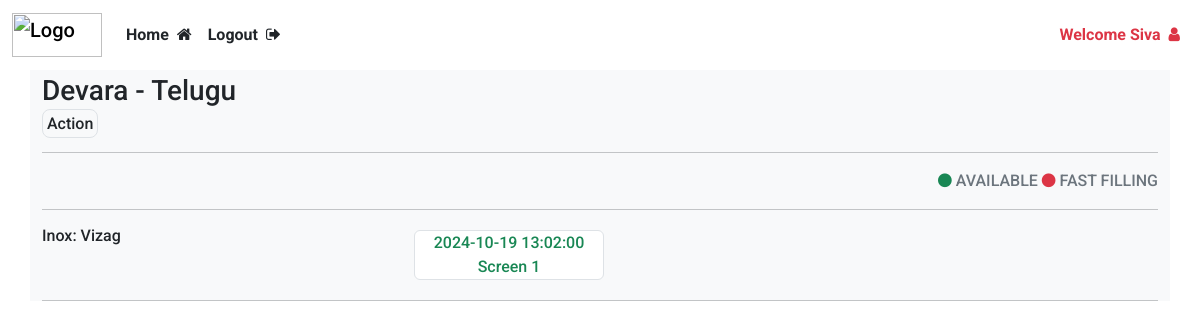
The page /theater/1 (signed in) on the database its author committed.
### website/models.py (models this page shows)
class User(db.Model, UserMixin):
    id = db.Column(db.Integer , primary_key=True)
    email = db.Column(db.String(150), unique = True)
    password = db.Column(db.String(150))
    name = db.Column(db.String(150))
    phone = db.Column(db.String(15), nullable=True)
    is_admin = db.Column(db.Boolean, default=False)
    bookings = db.relationship('Booking', backref='user', lazy=True ,cascade="all, delete-orphan")

class Movie(db.Model):
    id = db.Column(db.Integer, primary_key=True)
    title = db.Column(db.String(150), nullable=False)
    description = db.Column(db.Text, nullable=True)
    duration = db.Column(db.Integer, nullable=False)  # Duration in minutes
    language = db.Column(db.String(50), nullable=False)
    release_date = db.Column(db.Date, nullable=False)
    genre = db.Column(db.String(100), nullable=False)
    image = db.Column(db.String(200), nullable= True)
    screenings = db.relationship('Screening', backref='movie', lazy=True, cascade="all, delete-orphan")

class Cinema(db.Model):
    id = db.Column(db.Integer, primary_key=True)
    name = db.Column(db.String(100), nullable=False)
    location = db.Column(db.String(200), nullable=False)
    total_screens = db.Column(db.Integer, nullable=False)
    screenings = db.relationship('Screening', backref='cinema', lazy=True, cascade="all, delete")

class Screening(db.Model):
    id = db.Column(db.Integer, primary_key=True)
    movie_id = db.Column(db.Integer, db.ForeignKey('movie.id'), nullable=False)
    cinema_id = db.Column(db.Integer, db.ForeignKey('cinema.id'), nullable=False)
    screen_number = db.Column(db.Integer, nullable=False)
    start_time = db.Column(db.DateTime, nullable=False)
    end_time = db.Column(db.DateTime, nullable=False)
    price = db.Column(db.Float, nullable=False)
    bookings = db.relationship('Booking', backref='screening', lazy=True)

### website/views.py (the view)
@views.route('/theater/<int:movie_id>')
@login_required
def theater_details(movie_id):
    movie = Movie.query.get(movie_id)
    screenings = Screening.query.filter_by(movie_id = movie.id).order_by(Screening.start_time.asc()).all()
    cinemas = []
    for screening in screenings:
        cinema = Cinema.query.get(screening.cinema_id)
        if  cinema not in cinemas:
            cinemas.append(cinema)
    return render_template('theater_list.html', user= current_user, movie=movie, screenings= screenings, cinemas=cinemas)

### website/templates/theater_list.html (shortened to what this page needs)
{% extends "base.html" %}
{% block content %}
<div>
        <span class="fs-3">{{movie.title}} - </span>
        <span class="fs-3">{{movie.language}}</span><br>
        <span class="border p-1 rounded-3">{{movie.genre}}</span>
        <hr>
</div>
<div class="text-end">
    <i class="fa fa-circle text-success " aria-hidden="true"></i> <span class="text-secondary">AVAILABLE</span>
    <i class="fa fa-circle text-danger" aria-hidden="true"></i> <span class="text-secondary">FAST FILLING</span>
    <hr>
</div>
{% for cinema in cinemas %}
<div class="row mb-3">
    <div class="col-12 col-lg-4">
        <h6>{{cinema.name}}: {{cinema.location}}</h6>
    </div>
    <div class="col-12 col-lg-8">
        <div class="row d-flex flex-wrap cursor-pointer ">
            {% for screening in screenings %}
                {% if screening.cinema_id == cinema.id %}
                    <a href="{{url_for('views.show_seats', screening_id = screening.id)}}"
                       class="col-11 col-sm-6 col-md-4 col-lg-3 border text-center m-1 text-success bg-white rounded text-decoration-none">
                        <p class="mb-0" style="cursor: pointer;">{{screening.start_time}}</p>
                        <p class="mt-0 mb-0" style="cursor: pointer;">Screen {{screening.screen_number}}</p>
                    </a>
                {% endif %}
            {% endfor %}
        </div>
    </div>
</div>
<hr>
{% endfor %}
{% endblock %}

### website/templates/base.html (shortened to what this page needs)
<html>
    <head>
        <link rel="stylesheet" href="{{url_for('static', filename= 'bootstrap.min.css')}}">
        <link rel="stylesheet" href="{{ url_for('static', filename= 'index.css') }}">
        <link rel="stylesheet" href="https://cdnjs.cloudflare.com/ajax/libs/font-awesome/4.7.0/css/font-awesome.min.css">
    </head>
    <body>
        <nav class="navbar navbar-expand-lg">
            <div class="container-fluid">
                <a class="navbar-brand" href="/">
                    <img src="https://getlogo.net/wp-content/uploads/2020/04/bookmyshow-logo-vector.png" alt="Logo" width="90" height="44" class="d-inline-block align-text-top">
                </a>
                <div class="collapse navbar-collapse" id="navbar">
                    <ul class="navbar-nav me-auto">
                        {% if user.is_authenticated %}
                            {% if user.is_admin %}
                            <li class="nav-item">
                                <a class="nav-link text-dark fw-bold" href="/admin/add">Home<i class="fa fa-home ms-2" aria-hidden="true"></i></a>
                            </li>
                            <li class="nav-item">
                                <a class="nav-link text-dark fw-bold" href="/logout">Logout<i class="fa fa-sign-out ms-2" aria-hidden="true"></i></a>
                            </li>
                            {% endif %}
                        {% endif %}
                    </ul>
                    <ul class="navbar-nav ms-auto">
                        {% if user.is_authenticated %}
                            <li class="nav-item">
                                <a class="nav-link fw-bold text-danger" href="{{url_for('views.user_bookings')}}">
                                    Welcome {{user.name}}<i class="fa fa-user ms-2" aria-hidden="true"></i>
                                </a>
                            </li>
                        {% endif %}
                    </ul>
                </div>
            </div>
        </nav>
        <div class="container bg-light">
            {% block content %}
            {% endblock %}
        </div>
    </body>
</html>

### website/static/index.css (style rules this page uses)
body { font-family: "Roboto", sans-serif; font-weight: 500; font-style: normal; }

### rows shown on the page
User: name "Siva"
Movie: title "Devara", language "Telugu", genre "Action"
Cinema: name "Inox", location "Vizag"
Screening: start_time "2024-10-19 13:02:00", screen_number "1"
